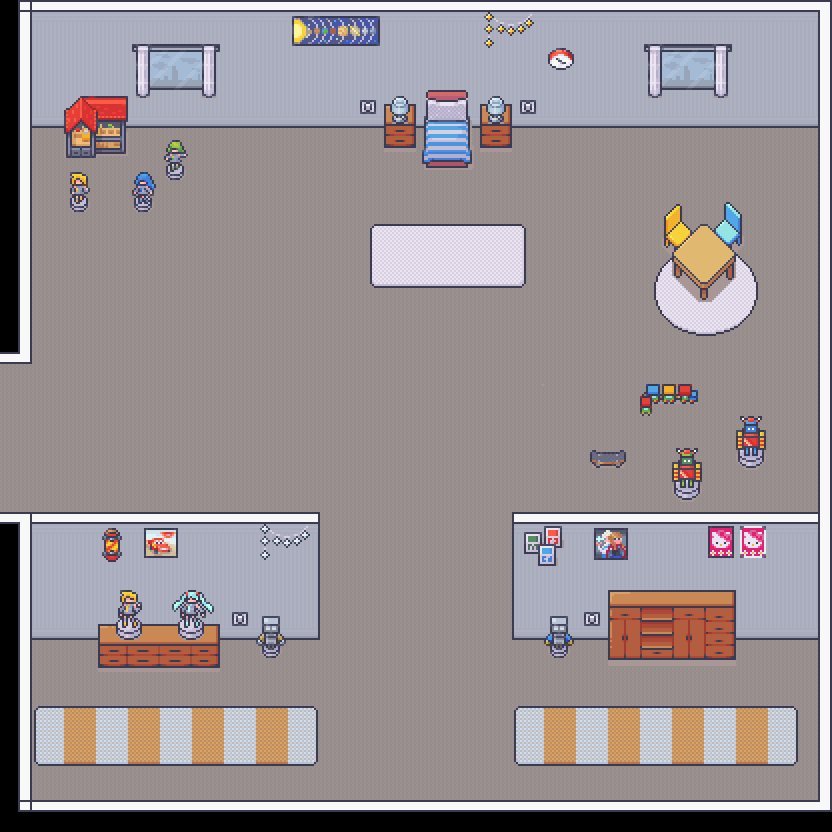

This is a level from a 2D game, rendered from its Tiled map with the project's own tilesets. A one-line summary and the map file follow, with tile-layer data summarised:
An orthogonal 26x26 tile map with 32x32 px tiles, 6 tile layers (Floor, Carpet, Wall, Wall Boarder, ...), 2 tilesets and 7 objects (Start, shoes1, shoes2, shoes3, Sblue, ...).

<map version="1.10" tiledversion="1.10.2" orientation="orthogonal" renderorder="right-down" width="26" height="26" tilewidth="32" tileheight="32" infinite="0" nextlayerid="8" nextobjectid="10">
 <editorsettings>
  <export target="Bedroom.tmj" format="json" />
 </editorsettings>
 <tileset firstgid="1" name="Bedroom" tilewidth="32" tileheight="32" tilecount="1712" columns="16">
  <image source="4_Bedroom_32x32.png" width="512" height="3424" />
 </tileset>
 <tileset firstgid="1713" name="RoomBuilder" tilewidth="32" tileheight="32" tilecount="391" columns="17">
  <image source="Room_Builder_free_32x32.png" width="544" height="736" />
 </tileset>
 <layer id="1" name="Floor" width="26" height="26">
  <data>[676 cells, 630 non-empty, 1 distinct tile ids]</data>
 </layer>
 <layer id="6" name="Carpet" width="26" height="26">
  <data>[676 cells, 65 non-empty, 30 distinct tile ids]</data>
 </layer>
 <layer id="2" name="Wall" width="26" height="26">
  <data>[676 cells, 176 non-empty, 9 distinct tile ids]</data>
 </layer>
 <layer id="3" name="Wall Boarder" width="26" height="26">
  <data>[676 cells, 72 non-empty, 7 distinct tile ids]</data>
 </layer>
 <layer id="4" name="Furniture" width="26" height="26">
  <data>[676 cells, 114 non-empty, 100 distinct tile ids]</data>
 </layer>
 <layer id="5" name="Furniture 2" width="26" height="26">
  <data>[676 cells, 20 non-empty, 18 distinct tile ids]</data>
 </layer>
 <objectgroup id="7" name="Object Layer 3">
  <object id="1" name="Start" x="34" y="442">
   <point />
  </object>
  <object id="2" name="shoes1" x="588.999" y="202.501">
   <point />
  </object>
  <object id="4" name="shoes2" x="93.5409" y="749.355">
   <point />
  </object>
  <object id="5" name="shoes3" x="753.467" y="727.769">
   <point />
  </object>
  <object id="6" name="Sblue" x="245.673" y="286.79">
   <point />
  </object>
  <object id="7" name="Sgrey1" x="431.727" y="424.532">
   <point />
  </object>
  <object id="8" name="Sgrey2" x="443.034" y="609.558">
   <point />
  </object>
 </objectgroup>
</map>
